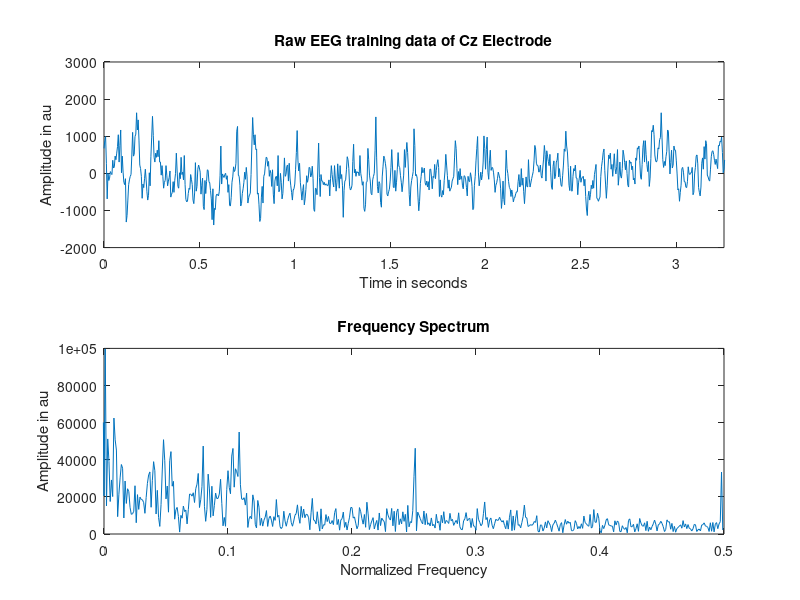

Source code (MATLAB): (Note: this script raises an error after producing the figure.)
clc
clear all
close all
z=load('ProjectData_2020.mat');%reading the file
%%
%extracting all the data from the structure
train_sig=z.signal_training; %training data
test_sig=z.signal_testing; %testing data
stimulussignal_training=z.StimulusSignal_training; %epoch vector for training 
flashingsignal_testing=z.FlashingSignal_testing; %epoch vector for testing
solution=z.solution; %solution to the testing dataset
solution=solution-1; %Now zero represents non stimulus epoch and one represents stimulus epoch
fs=240; %sampling frequency
ttrain=(0:1:length(train_sig)-1)/fs; %time vector for training 
ttest=(0:1:length(test_sig)-1)/fs; %time vector for testing
traindata1=train_sig(:,11); %Importing data from Cz electrode
%%
%working on training dataset
figure(1)
subplot(2,1,1)
plot(ttrain,traindata1) %plotting raw signal
xlim([0 0.65*5]) %limiting to positive side of spectrum for length of 5 epochs
xlabel('Time in seconds'); 
ylabel('Amplitude in au'); 
title('Raw EEG training data of Cz Electrode'); 
N = 1000; %the number of samples
X = fftshift(abs(fft(traindata1,N))); %frequency spectrum
F = (-N/2:N/2-1)/N; %X axis for frequency spectrum
subplot(2,1,2)
plot(F,X); %plot frequency spectrum
xlabel('Normalized Frequency'); 
xlim([0 0.5]) %Focusing on the positive side of spectrum
ylabel('Amplitude in au'); 
title('Frequency Spectrum'); 
traindata2=filter(projectbandpass,traindata1); %Filtering components from 1hz to 30hz
figure(2)
subplot(2,1,1)
plot(ttrain,traindata2) %plotting bandpass filter output
xlim([0 0.65*5]) %limiting to positive side of spectrum for length of 5 epochs
xlabel('Time in seconds'); 
ylabel('Amplitude in au'); 
title('Bandpass filtered EEG training data of Cz Electrode'); 
X = fftshift(abs(fft(traindata2,N))); %frequency spectrum
subplot(2,1,2)
plot(F,X); %plot frequency spectrum
xlabel('Normalized Frequency'); 
xlim([0 0.5]) %focusing on positive side of frequency
ylabel('Amplitude in au'); 
title('Frequency Spectrum');
%%
%Implementing spatial filter on training data data
e1=train_sig(:,4); %extracting the signal of electrode on top
e2=train_sig(:,10); %extracting the signal of electrode on bottom
e3=train_sig(:,12); %extracting the signal of electrode on left
e4=train_sig(:,18); %extracting the signal of electrode on right
de1=filter(projectbandpass,e1); %filtering adjacent electrode signals
de2=filter(projectbandpass,e2);
de3=filter(projectbandpass,e3);
de4=filter(projectbandpass,e4);
deavg=mean([de1,de2,de3,de4],2); %taking a mean of adjacent filters
traindata3=traindata2-deavg; %EEG signal post spatial filtering for training dataset
figure(3)
subplot(2,1,1)
plot(ttrain,traindata3) %plotting fully filtered data
xlim([0 0.65*5]) %limiting to positive side of spectrum for length of 5 epochs
xlabel('Time in seconds'); 
ylabel('Amplitude in au'); 
title('Cz electrode training data post spatial filtering'); 
X = fftshift(abs(fft(traindata2,N))); %frequency spectrum
subplot(2,1,2)
plot(F,X); %plot frequency spectrum
xlabel('Normalized Frequency'); 
xlim([0 0.5])
ylabel('Amplitude in au'); 
title('Frequency Spectrum');
%%
%Filtering the testing dataset
testdata1=test_sig(:,11); %extracting Cz electrode data
figure(4)
subplot(2,1,1)
plot(ttest,testdata1) %Plotting raw testing dataset
xlim([0 0.65*5]) %limiting to 5 epoch length for better visualization
xlabel('Time in seconds'); 
ylabel('Amplitude in au'); 
title('Raw EEG signal of testing dataset for Cz Electrode'); 
X = fftshift(abs(fft(testdata1,N))); %Frequency spectrum
subplot(2,1,2)
plot(F,X); %plot frequency spectrum
xlabel('Normalized Frequency'); 
xlim([0 0.5]) %focusing on postive side
ylabel('Amplitude in au'); 
title('Frequency Spectrum'); 
testdata2=filter(projectbandpass,testdata1); %bandpass filtering same as training dataset
figure(5)
subplot(2,1,1)
plot(ttest,testdata2) %plotting output of bandpass filter
xlim([0 0.65*5]) %limiting to 5 epoch length for better visualization
xlabel('Time in seconds'); 
ylabel('Amplitude in au'); 
title('Bandpass filtered training dataset of Cz Electrode'); 
X = fftshift(abs(fft(testdata2,N))); %frequency spectrum
subplot(2,1,2)
plot(F,X); %plot frequency spectrum
xlabel('Normalized Frequency'); 
xlim([0 0.5])%focusing on positive spectrum
ylabel('Amplitude in au'); 
title('Frequency Spectrum');
%%
%implementing spatial filter on testing data
e1=test_sig(:,4); %testing data for electrode on top
e2=test_sig(:,10); %testing data for electrode on bottom
e3=test_sig(:,12); %testing data for electrode on left
e4=test_sig(:,18); %testing data for electrode on right
de1=filter(projectbandpass,e1); %filtering all the electrodes
de2=filter(projectbandpass,e2);
de3=filter(projectbandpass,e3);
de4=filter(projectbandpass,e4);
deavg=mean([de1,de2,de3,de4],2); %averaging the adjacent electrodes
testdata3=testdata2-deavg; %spatial filtering
figure(6)
subplot(2,1,1)
plot(ttest,testdata3) %plotting testing dataset post spatial filtering
xlim([0 0.65*5]) %limitng to length of 5 epochs for better visualization
xlabel('Time in seconds'); 
ylabel('Amplitude in au'); 
title('Testing dataset of Cz Electrode post spatial filtering'); 
X = fftshift(abs(fft(testdata3,N))); %frequency spectrum
subplot(2,1,2)
plot(F,X); %plot frequency spectrum
xlabel('Normalized Frequency'); 
xlim([0 0.5]) %focusing on positive side
ylabel('Amplitude in au'); 
title('Frequency Spectrum');
%%
%extracting stimulus and non-stimulus epoch without spatial filtering
e_length=fs*0.65; %no of samples for each epoch which exists for 650ms or 0.65seconds
sepoch=[]; %initialization of stimulus epoch vector
for i = 2:length(stimulussignal_training) %scanning the entire length of training period
    if ((stimulussignal_training(i-1)==0) && (stimulussignal_training(i)==2)) %checking for transition to identify start of an epoch
        sepoch=[sepoch traindata2(i:i+e_length-1)]; 
    end
end
nsepoch=[]; %initializing non stimulus epoch vector
for i = 2:length(stimulussignal_training) %scanning the entire length of training period
    if ((stimulussignal_training(i-1)==0) && (stimulussignal_training(i)==1)) %checking for transition to identify start of an epoch
        nsepoch=[nsepoch traindata2(i:i+e_length-1)];
    end
end
avgsepoch=mean(sepoch,2); %averaging all stimulus epochs
avgnsepoch=mean(nsepoch,2); %averaging all non stimulus epochs
figure(7)
tepoch=(0:1:156-1)/fs; %time vector for individual epochs
subplot(2,1,1)
plot(tepoch,avgsepoch) %plotting average of stimulus epoch
hold on
plot(tepoch,avgnsepoch) %plotting average of non stimulus epoch
legend('Stimulus','Non-Stimulus')
title('Average epoch without spatial filtering')
xlabel('time in second')
ylabel('amplitude in au')
subplot(2,1,2)
plot(periodogram(avgsepoch)) %plot frequency spectrum of average stimulus epoch
hold on
plot(periodogram(avgnsepoch)) %plot frequency spectrum of average non stimulus epoch
xlabel('Frequency in hertz'); 
ylabel('Amplitude in au'); 
title('Frequency spectrum');
legend('Stimulus','Non-Stimulus')
%%
%extracting stimulus and non-stimulus epoch with spatial filtering
%no of samples for each epoch which exists for 650ms or 0.65seconds
sepoch=[]; %initialization of stimulus epoch vector
for i = 2:length(stimulussignal_training) %scanning the entire length of training period
    if ((stimulussignal_training(i-1)==0) && (stimulussignal_training(i)==2)) %checking for transition to identify start of an epoch
        sepoch=[sepoch traindata3(i:i+e_length-1)]; 
    end
end
nsepoch=[]; %initializing non stimulus epoch vector
for i = 2:length(stimulussignal_training) %scanning the entire length of training period
    if ((stimulussignal_training(i-1)==0) && (stimulussignal_training(i)==1)) %checking for transition to identify start of an epoch
        nsepoch=[nsepoch traindata3(i:i+e_length-1)];
    end
end
avgsepoch=mean(sepoch,2); %averaging all stimulus epochs
avgnsepoch=mean(nsepoch,2); %averaging all non stimulus epochs
figure(8)
tepoch=(0:1:156-1)/fs; %time vector for individual epochs
subplot(2,1,1)
plot(tepoch,avgsepoch) %plotting average of stimulus epoch
hold on
plot(tepoch,avgnsepoch) %plotting average of non stimulus epoch
legend('Stimulus','Non-Stimulus')
title('Average epoch post spatial filtering')
xlabel('time in second')
ylabel('amplitude in au')
subplot(2,1,2)
plot(periodogram(avgsepoch)) %plot frequency spectrum of average stimulus epoch
hold on
plot(periodogram(avgnsepoch)) %plot frequency spectrum of average non stimulus epoch
xlabel('Frequency in hertz'); 
ylabel('Amplitude in au'); 
title('Frequency spectrum');
legend('Stimulus','Non-Stimulus')
%%
%finalizing the dataset for training of classifier
epoch=[nsepoch sepoch]; %combining stimulus and on stimulus epochs
z1=repmat((1),1,30); %identifier for stimulus epoch
z2=repmat((0),1,150); %identifier for non stimulus epoch
z0=[z2 z1]; %identifier for combined epochs
fepoch=periodogram(epoch); %converting each epoch to frequency spectrum
epoch=[epoch; z0];
fepoch=[fepoch; z0];
%%
%extracting the testing dataset epochs
tepoch=[]; %initializing vector for storing unindentified epochs of testing dataset
for i = 2:length(flashingsignal_testing) %scanining the entire length
    if ((flashingsignal_testing(i-1)==0) && (flashingsignal_testing(i)==1)) %identifying transition
        tepoch=[tepoch testdata3(i:i+e_length-1)]; %appending each identified epoch
    end
end
ftepoch=periodogram(tepoch); %converting each epoch to frequency domain
%%
%feature ranking using chi square test
idx = fscchi2(epoch.',z0);
idx2 = fscchi2(fepoch.',z0);